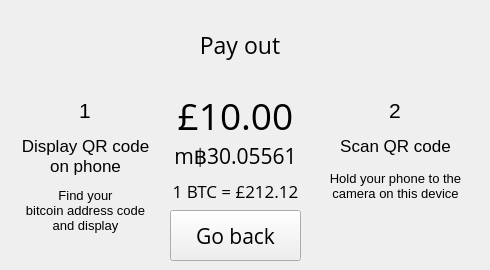
   <widget class="QWidget" name="withdraw_scan_scrn">
    <widget class="QLabel" name="wscan_btc_amount_lbl">
     <property name="geometry">
      <rect>
       <x>160</x>
       <y>140</y>
       <width>151</width>
       <height>31</height>
      </rect>
     </property>
     <property name="font">
      <font>
       <family>Open Sans</family>
       <pointsize>16</pointsize>
      </font>
     </property>
     <property name="text">
      <string>m฿30.05561</string>
     </property>
     <property name="alignment">
      <set>Qt::AlignCenter</set>
     </property>
    </widget>
    <widget class="QLabel" name="wscan_xrate_amount_lbl">
     <property name="geometry">
      <rect>
       <x>160</x>
       <y>180</y>
       <width>151</width>
       <height>21</height>
      </rect>
     </property>
     <property name="font">
      <font>
       <family>Open Sans</family>
       <pointsize>13</pointsize>
      </font>
     </property>
     <property name="text">
      <string>1 BTC = £212.12</string>
     </property>
     <property name="alignment">
      <set>Qt::AlignCenter</set>
     </property>
    </widget>
    <widget class="QLabel" name="wscan_fiat_amount_lbl">
     <property name="geometry">
      <rect>
       <x>160</x>
       <y>100</y>
       <width>151</width>
       <height>31</height>
      </rect>
     </property>
     <property name="font">
      <font>
       <family>Open Sans</family>
       <pointsize>28</pointsize>
      </font>
     </property>
     <property name="text">
      <string>£10.00</string>
     </property>
     <property name="alignment">
      <set>Qt::AlignCenter</set>
     </property>
    </widget>
    <widget class="QLabel" name="wscan_desc_lbl">
     <property name="geometry">
      <rect>
       <x>0</x>
       <y>0</y>
       <width>480</width>
       <height>90</height>
      </rect>
     </property>
     <property name="font">
      <font>
       <family>Open Sans</family>
       <pointsize>17</pointsize>
       <italic>false</italic>
      </font>
     </property>
     <property name="text">
      <string>Pay out</string>
     </property>
     <property name="textFormat">
      <enum>Qt::PlainText</enum>
     </property>
     <property name="alignment">
      <set>Qt::AlignCenter</set>
     </property>
    </widget>
    <widget class="QPushButton" name="wscan_goback_btn">
     <property name="geometry">
      <rect>
       <x>170</x>
       <y>210</y>
       <width>131</width>
       <height>51</height>
      </rect>
     </property>
     <property name="font">
      <font>
       <family>Open Sans</family>
       <pointsize>16</pointsize>
      </font>
     </property>
     <property name="text">
      <string>Go back</string>
     </property>
    </widget>
    <widget class="QLabel" name="wscan_num1_lbl">
     <property name="geometry">
      <rect>
       <x>70</x>
       <y>95</y>
       <width>30</width>
       <height>30</height>
      </rect>
     </property>
     <property name="font">
      <font>
       <pointsize>16</pointsize>
      </font>
     </property>
     <property name="text">
      <string>1</string>
     </property>
     <property name="alignment">
      <set>Qt::AlignCenter</set>
     </property>
    </widget>
    <widget class="QLabel" name="wscan_display1_lbl">
     <property name="geometry">
      <rect>
       <x>0</x>
       <y>130</y>
       <width>171</width>
       <height>51</height>
      </rect>
     </property>
     <property name="font">
      <font>
       <pointsize>13</pointsize>
      </font>
     </property>
     <property name="text">
      <string>Display QR code
on phone</string>
     </property>
     <property name="alignment">
      <set>Qt::AlignCenter</set>
     </property>
    </widget>
    <widget class="QLabel" name="wscan_num2_lbl">
     <property name="geometry">
      <rect>
       <x>380</x>
       <y>95</y>
       <width>30</width>
       <height>30</height>
      </rect>
     </property>
     <property name="font">
      <font>
       <pointsize>16</pointsize>
      </font>
     </property>
     <property name="text">
      <string>2</string>
     </property>
     <property name="alignment">
      <set>Qt::AlignCenter</set>
     </property>
    </widget>
    <widget class="QLabel" name="wscan_scan1_lbl">
     <property name="geometry">
      <rect>
       <x>310</x>
       <y>130</y>
       <width>171</width>
       <height>31</height>
      </rect>
     </property>
     <property name="font">
      <font>
       <pointsize>13</pointsize>
      </font>
     </property>
     <property name="text">
      <string>Scan QR code</string>
     </property>
     <property name="alignment">
      <set>Qt::AlignCenter</set>
     </property>
    </widget>
    <widget class="QLabel" name="wscan_display2_lbl">
     <property name="geometry">
      <rect>
       <x>0</x>
       <y>180</y>
       <width>171</width>
       <height>61</height>
      </rect>
     </property>
     <property name="font">
      <font>
       <pointsize>10</pointsize>
      </font>
     </property>
     <property name="text">
      <string>Find your
bitcoin address code
and display</string>
     </property>
     <property name="alignment">
      <set>Qt::AlignCenter</set>
     </property>
    </widget>
    <widget class="QLabel" name="wscan_scan2_lbl">
     <property name="geometry">
      <rect>
       <x>310</x>
       <y>160</y>
       <width>171</width>
       <height>51</height>
      </rect>
     </property>
     <property name="font">
      <font>
       <pointsize>10</pointsize>
      </font>
     </property>
     <property name="text">
      <string>Hold your phone to the
camera on this device</string>
     </property>
     <property name="alignment">
      <set>Qt::AlignCenter</set>
     </property>
    </widget>
    <widget class="QLabel" name="wscan_icon1_lbl">
     <property name="geometry">
      <rect>
       <x>0</x>
       <y>0</y>
       <width>31</width>
       <height>31</height>
      </rect>
     </property>
     <property name="text">
      <string/>
     </property>
    </widget>
    <widget class="QLabel" name="wscan_icon2_lbl">
     <property name="geometry">
      <rect>
       <x>0</x>
       <y>0</y>
       <width>31</width>
       <height>31</height>
      </rect>
     </property>
     <property name="text">
      <string/>
     </property>
    </widget>
    <widget class="QLabel" name="wscan_icon3_lbl">
     <property name="geometry">
      <rect>
       <x>0</x>
       <y>0</y>
       <width>31</width>
       <height>31</height>
      </rect>
     </property>
     <property name="text">
      <string/>
     </property>
    </widget>
   </widget>
